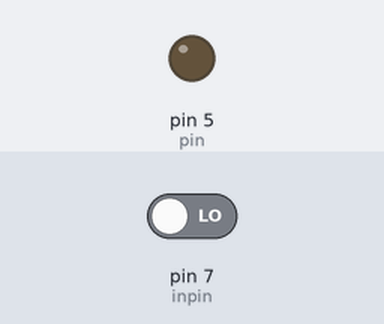
Simulated run of this program. Board: Raspberry Pi (header pin numbers). Parts: output pins drawn as LEDs (lit = HIGH). Inputs (shaded band) come from the test bench; at power-on: pin 7 (inpin) LOW. What the program prints to the terminal is not drawn.

Above: at 1.2 s.
1.3 s: pin 7 (inpin) driven HIGH
At 1.6 s:
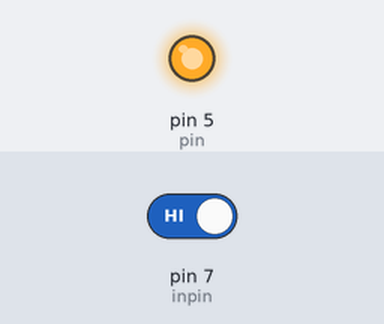
2.8 s: pin 7 (inpin) driven LOW
At 4.0 s:
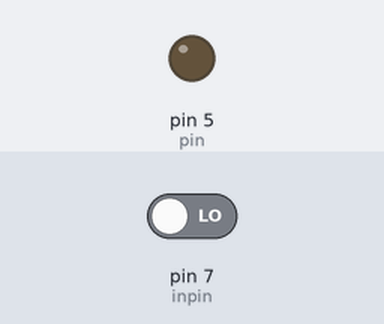
Timing chart, 0 to 5.8 s (numbered marks = the images above; inputs shaded):
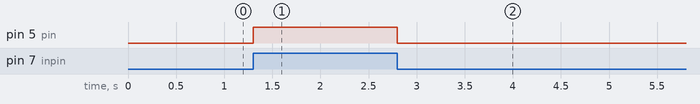

Measured:
- after the input at 1.3 s, pin 5 (pin): LOW → HIGH at once
- after the input at 2.8 s, pin 5 (pin): HIGH → LOW at once

The program:

blinkyswag.py
```python
import RPi.GPIO as GPIO
inpin = 7
pin = 5
GPIO.setmode(GPIO.BOARD)
GPIO.setup(inpin, GPIO.IN)
GPIO.setup(pin, GPIO.OUT)
GPIO.setwarnings(False)

while True:
    value = GPIO.input(inpin)
    if value == 1:
        GPIO.output(pin, GPIO.HIGH)
        print "Not Pressed"
    else :
        GPIO.output(pin, GPIO.LOW)
        print "Pressed"
GPIO.cleanup()
```
